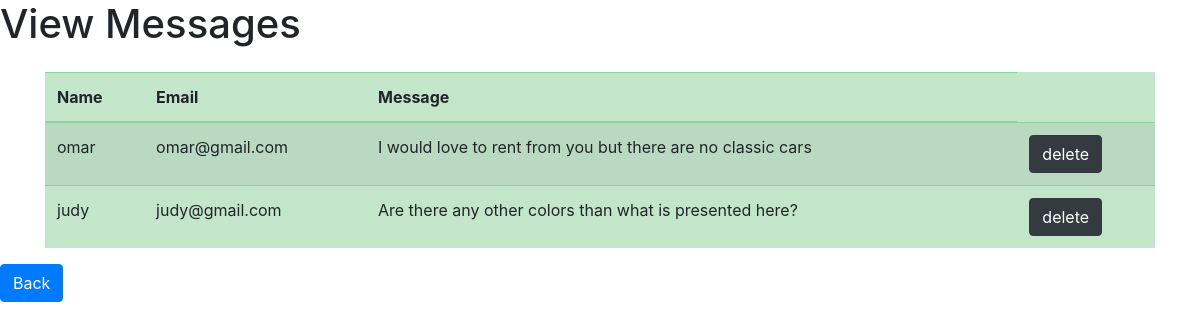
The app's page /viewsupp.php with its own data.
### tables this page shows
CREATE TABLE `support` (
  `id` int(11) NOT NULL,
  `name` varchar(25) NOT NULL,
  `email` varchar(30) NOT NULL,
  `message` text NOT NULL
);

### viewsupp.php (the view, shortened to what this page needs)
<!DOCTYPE html>
<html lang="en">
<head>
    <link rel="stylesheet" href="https://stackpath.bootstrapcdn.com/bootstrap/4.5.2/css/
bootstrap.min.css">
</head>
<body>
    <header><h1>View Messages</h1></header>
<div class="container mt-4">
            <table class="table table-success table-striped">
                <thead>
                    <tr cclass="table-success">
                        <th>Name</th>
                        <th>Email</th>
                        <th>Message</th>
                    </tr>
                </thead>
                <tbody>
                    <?php
                    include('config.php');
                    $query = "SELECT * FROM support";
                    $result = mysqli_query($conn, $query);
                    while ($row = mysqli_fetch_assoc($result)) {
                        echo ("<tr>");
                        echo ("<td>" . $row["name"] . "</td>");
                        echo ("<td>" . $row["email"] . "</td>");
                        echo ("<td>" . $row["message"] . "</td>");
                        echo("<td> <a href='delete_supp.php?id=" . $row["id"] . " ' class=' btn btn-dark delete'>delete</a></td>");
                        echo ("</tr>");
                    }
                    ?>
                </tbody>
            </table>
        </div>
        <a class="btn btn-primary" href="Admin.php" role="button">Back</a>
</body>
</html>

### records on screen
support: name "omar", email "omar@gmail.com", message "I would love to rent from you but there are no classic cars"
support: name "judy", email "judy@gmail.com", message "Are there any other colors than what is presented here?"
